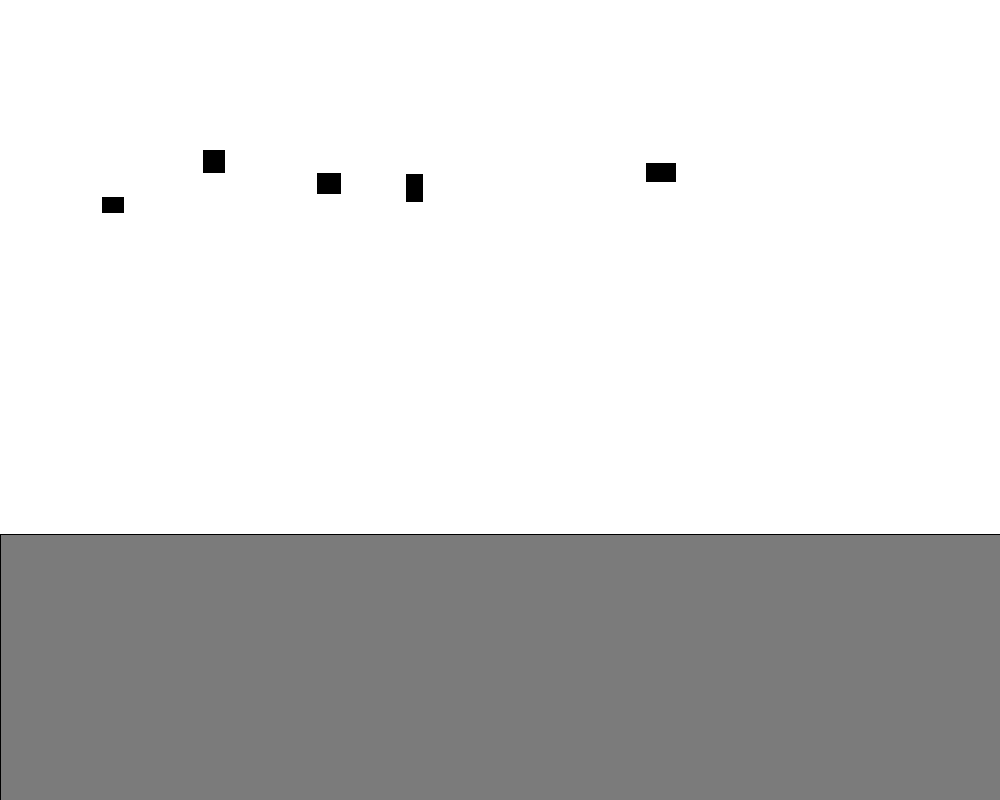
Frame 1 (no input)
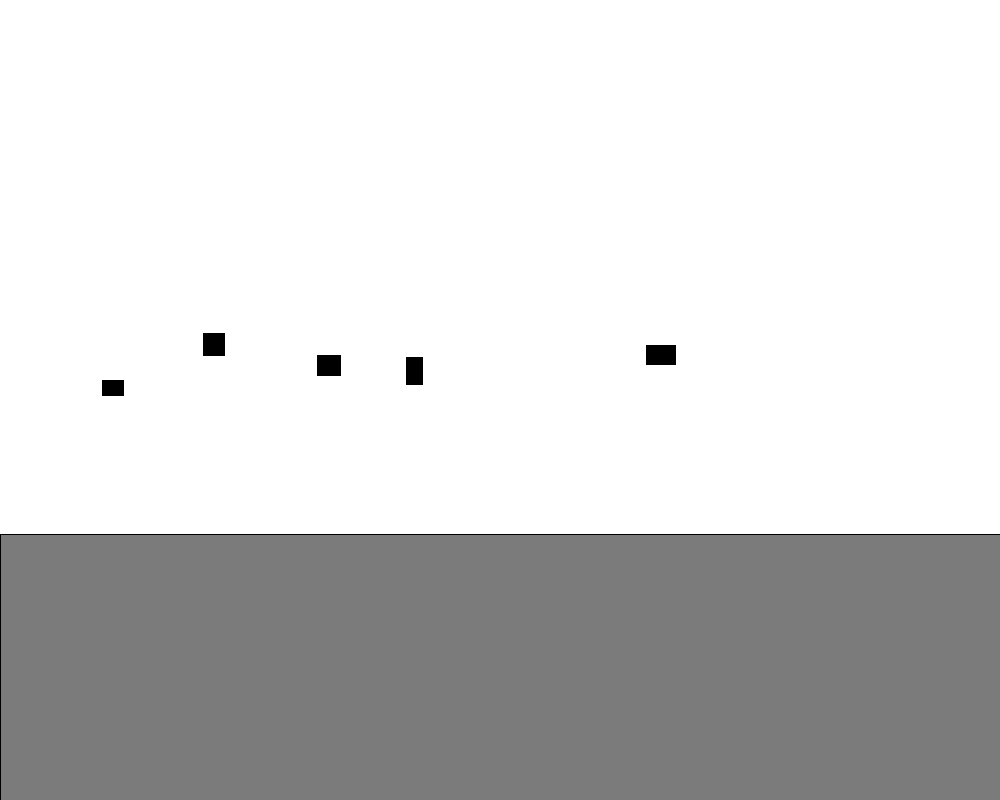
Frame 60 (the mouse pressed at the canvas centre just before this capture)
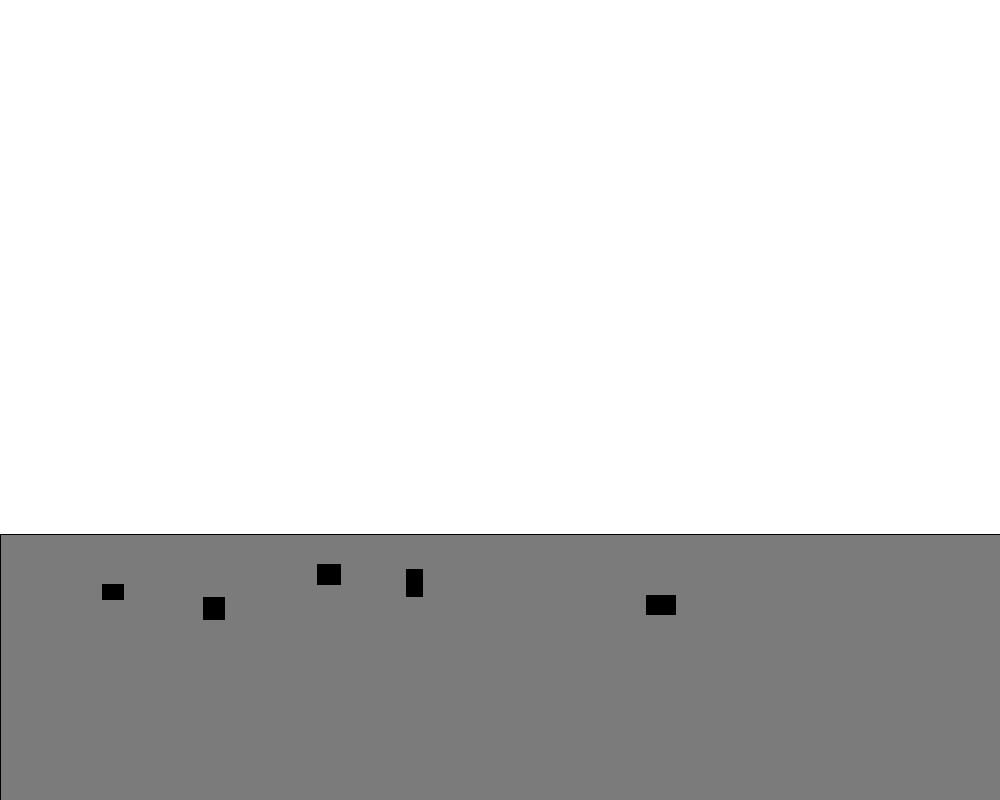
Frame 120 (the mouse held since frame 60 and released just before this capture)

The Processing sketch that drew these frames (run headless with seeded random() and noise(); from frame 60 on, the mouse is pressed at the canvas centre):

// Processing sketch: The_Force_of_Liquid_Rect
// ── The_Force_of_Liquid_Rect.pde
Mover[]mover = new Mover[5];
Liquid liquid;
void setup()
{
  size(1000,800);
  liquid  = new Liquid(0,height - height/3,width,height/3,123,0.1);
  for(int i=0;i<mover.length;i++)
  mover[i] = new Mover();
}

void draw()
{
  background(255);
  liquid.display();
  for(int i =0;i<mover.length;i++)
  {
    BasicForce.Gravity = new PVector(0,0.1*mover[i].mass);
    mover[i].ApplyForce(BasicForce.Gravity);
    if(mover[i].isInside(liquid))
    mover[i].ApplyForce(liquid.CalculateForce(mover[i].velocity,mover[i].w));
    mover[i].Setp();
    mover[i].Display();
    mover[i].CheckEdge();
  }
}
// ── BasicForce.pde
static class BasicForce
{
 static PVector Gravity;
 static PVector Wind;
}
// ── Liquid.pde
 class Liquid
{
  float lc;
  float x,y,w,h;
  color c;
  
  Liquid(float _x,float _y,float _w,float _h,int _c,float _lc)
  {
    lc = _lc;
    x = _x;
    y = _y;
    w = _w;
    h = _h;
    c = _c;
  }
  
  void display()
  {
   fill(c);
   rect(x,y,w,h);
   noFill();
  }
  
  PVector CalculateForce(PVector velocity,float s)
  {
    s = s*0.1;
    float v = velocity.mag();
    float mag = v*v*lc;
    PVector force = velocity.get();
    force.normalize();
    force.mult(-1);
    force.mult(mag*s);
    return force;
  }
}
// ── Mover.pde
class Mover
{
  PVector location;
  PVector velocity;
  PVector acceleration;
  float w,h;
  float mass;
  Mover()
  {
   location = new PVector(random(0,width),random(150,200)); 
   velocity = new PVector(0,0);
   acceleration = new PVector(0,0);
   w = random(15,30);
   h = random(15,30);
   mass = random(2,8);
  }
  
  void ApplyForce(PVector force)
  {
    PVector f = PVector.div(force,mass);
    acceleration.add(f);
  }
  
  void Setp()
  {
    velocity.add(acceleration);
    location.add(velocity);
  }
  
  void CheckEdge()
  {
    if(location.y>height - h)
    {
       location.y = height - h;
       velocity.mult(-0.5);
    }
  }
  
  boolean isInside(Liquid liquid)
  {
    if(location.y>liquid.y-h)
    {
      return true;
    }
    return false;
  }
  
  void Display()
  {
   smooth();
   fill(0);
   rect(location.x,location.y,w,h);
   noFill();
   noSmooth();
   acceleration.mult(0);
  }
}
